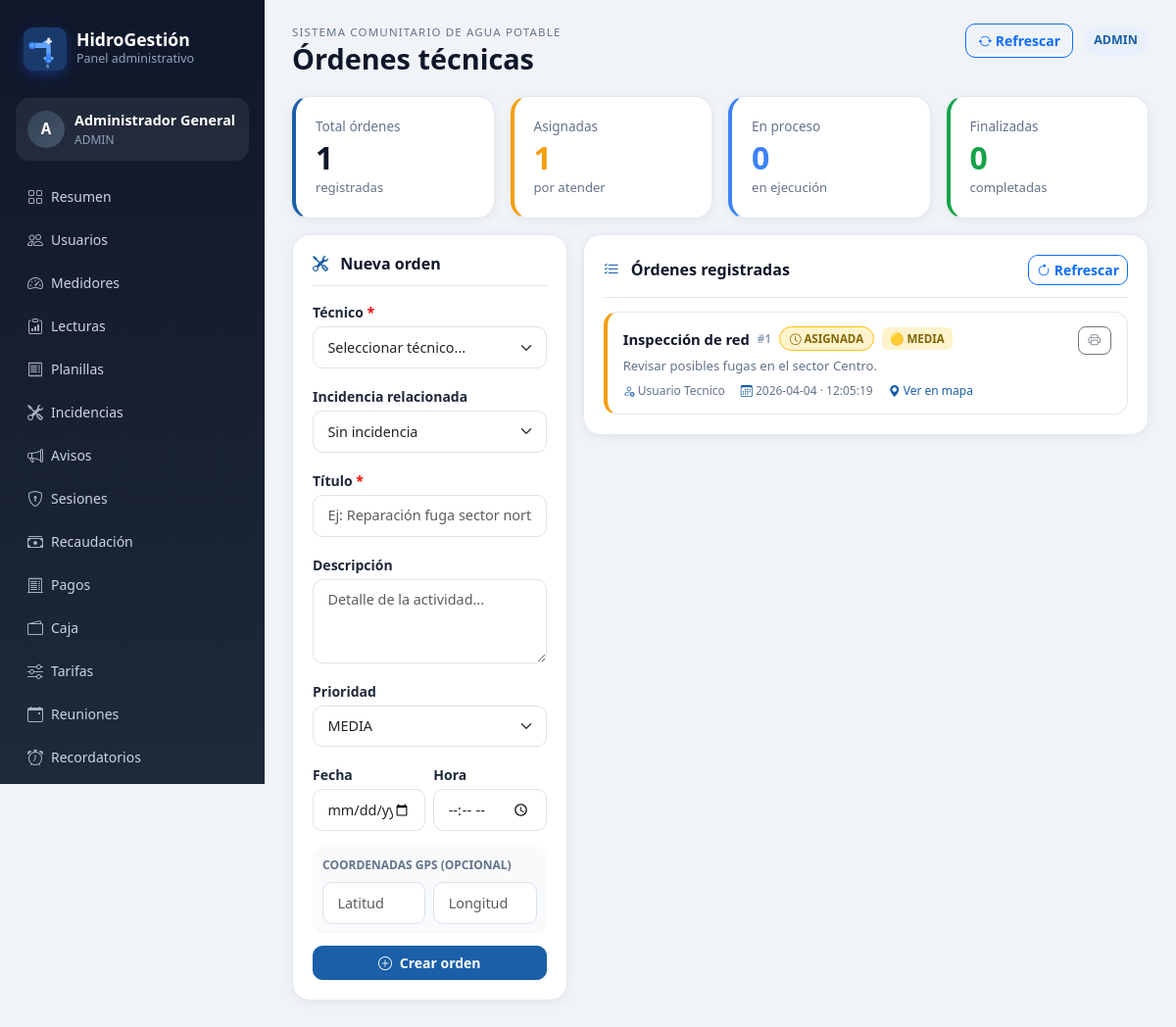
The page /dashboard/ordenes (signed in) on the database its author committed.
### app/models.py (models this page shows)
class TimestampMixin:
    creado_en = db.Column(db.DateTime, default=datetime.utcnow, nullable=False)
    actualizado_en = db.Column(db.DateTime, onupdate=datetime.utcnow)

class OrdenTrabajo(TimestampMixin, db.Model):
    __tablename__ = 'ordenes_trabajo'
    id = db.Column(db.Integer, primary_key=True)
    tecnico_id = db.Column(db.Integer, db.ForeignKey('usuarios.id'), nullable=False)
    creado_por = db.Column(db.Integer, db.ForeignKey('usuarios.id'), nullable=False)
    incidencia_id = db.Column(db.Integer, db.ForeignKey('incidencias.id'))
    titulo = db.Column(db.String(150), nullable=False)
    descripcion = db.Column(db.Text, nullable=False)
    estado = db.Column(db.String(20), default='ASIGNADA', nullable=False)
    prioridad = db.Column(db.String(20), default='MEDIA', nullable=False)
    fecha = db.Column(db.String(10), nullable=False)
    hora = db.Column(db.String(8), nullable=False)
    latitud = db.Column(db.Float)
    longitud = db.Column(db.Float)
    detalle_finalizacion = db.Column(db.Text)
    materiales_usados = db.Column(db.Text)
    fecha_finalizacion = db.Column(db.String(10))
    hora_finalizacion = db.Column(db.String(8))
    tecnico = db.relationship('Usuario', foreign_keys=[tecnico_id], backref='ordenes_asignadas')
    creador = db.relationship('Usuario', foreign_keys=[creado_por], backref='ordenes_creadas')
    incidencia = db.relationship('Incidencia', backref='ordenes_trabajo')

class Usuario(TimestampMixin, db.Model):
    __tablename__ = 'usuarios'
    id = db.Column(db.Integer, primary_key=True)
    rol_id = db.Column(db.Integer, db.ForeignKey('roles.id'), nullable=False)
    cedula = db.Column(db.String(20), unique=True)
    nombres = db.Column(db.String(120), nullable=False)
    apellidos = db.Column(db.String(120), nullable=False)
    telefono = db.Column(db.String(20))
    email = db.Column(db.String(120), unique=True)
    username = db.Column(db.String(80), unique=True)
    password_hash = db.Column(db.String(255), nullable=False)
    foto_perfil = db.Column(db.String(255))
    direccion_referencia = db.Column(db.String(255))
    estado = db.Column(db.String(20), default='ACTIVO', nullable=False)
    ultimo_login = db.Column(db.DateTime)
    rol = db.relationship('Rol', backref='usuarios')
    @property
    def nombre_completo(self) -> str:
        return f"{self.nombres} {self.apellidos}".strip()

### app/routes/dashboard.py (the view, shortened to what this page needs)
@dashboard_bp.route('/ordenes', methods=['GET', 'POST'])
@dashboard_required
def ordenes_view():
    return render_template('dashboard/ordenes.html', ordenes=OrdenTrabajo.query.order_by(OrdenTrabajo.id.desc()).all(), tecnicos=Usuario.query.join(Usuario.rol).filter_by(nombre='TECNICO').all(), incidencias=Incidencia.query.order_by(Incidencia.id.desc()).limit(50).all())

### app/routes/dashboard.py (called while the page is built)
def dashboard_required(view_func):
    from functools import wraps
    @wraps(view_func)
    def wrapper(*args, **kwargs):
        if not session.get('web_user_id'):
            return redirect(url_for('dashboard.login_page'))
        return view_func(*args, **kwargs)
    return wrapper

### app/templates/dashboard/ordenes.html (shortened to what this page needs)
{% extends 'dashboard/base.html' %}
{% block page_title %}Órdenes técnicas{% endblock %}
{% block content %}
{% set total = ordenes|length %}
{% set asignadas = ordenes|selectattr('estado','eq','ASIGNADA')|list|length %}
{% set en_proceso = ordenes|selectattr('estado','eq','EN_PROCESO')|list|length %}
{% set finalizadas = ordenes|selectattr('estado','eq','FINALIZADA')|list|length %}
<div class="row g-3 mb-3">
    <div class="col-md-3">
        <div class="metric-card" style="border-left:4px solid #1a5fa8;">
            <div class="metric-card__label">Total órdenes</div>
            <div class="metric-card__value">{{ total }}</div>
            <div class="metric-card__hint">registradas</div>
        </div>
    </div>
    <div class="col-md-3">
        <div class="metric-card" style="border-left:4px solid #f59e0b;">
            <div class="metric-card__label">Asignadas</div>
            <div class="metric-card__value" style="color:#f59e0b;">{{ asignadas }}</div>
            <div class="metric-card__hint">por atender</div>
        </div>
    </div>
    <div class="col-md-3">
        <div class="metric-card" style="border-left:4px solid #3b82f6;">
            <div class="metric-card__label">En proceso</div>
            <div class="metric-card__value" style="color:#3b82f6;">{{ en_proceso }}</div>
            <div class="metric-card__hint">en ejecución</div>
        </div>
    </div>
    <div class="col-md-3">
        <div class="metric-card" style="border-left:4px solid #16a34a;">
            <div class="metric-card__label">Finalizadas</div>
            <div class="metric-card__value" style="color:#16a34a;">{{ finalizadas }}</div>
            <div class="metric-card__hint">completadas</div>
        </div>
    </div>
</div>
<div class="row g-3">
    <div class="col-lg-4">
        <div class="panel-card">
            <div class="panel-card__header">
                <h3 class="panel-card__title">
                    <i class="bi bi-tools me-2" style="color:#1a5fa8;"></i>
                    Nueva orden
                </h3>
            </div>
            <form method="post">
                <div class="mb-3">
                    <label class="form-label">Técnico <span style="color:red">*</span></label>
                    <select class="form-select" name="tecnico_id" required>
                        <option value="">Seleccionar técnico...</option>
                    </select>
                </div>
                <div class="mb-3">
                    <label class="form-label">Incidencia relacionada</label>
                    <select class="form-select" name="incidencia_id">
                        <option value="">Sin incidencia</option>
                    </select>
                </div>
                <div class="mb-3">
                    <label class="form-label">Título <span style="color:red">*</span></label>
                    <input class="form-control" name="titulo" placeholder="Ej: Reparación fuga sector norte" required>
                </div>
                <div class="mb-3">
                    <label class="form-label">Descripción</label>
                    <textarea class="form-control" name="descripcion" rows="3"
                        placeholder="Detalle de la actividad..."></textarea>
                </div>
                <div class="mb-3">
                    <label class="form-label">Prioridad</label>
                    <select class="form-select" name="prioridad">
                        <option value="MEDIA">MEDIA</option>
                    </select>
                </div>
                <div class="row g-2 mb-3">
                    <div class="col-6">
                        <label class="form-label">Fecha</label>
                        <input class="form-control" type="date" name="fecha">
                    </div>
                    <div class="col-6">
                        <label class="form-label">Hora</label>
                        <input class="form-control" type="time" name="hora">
                    </div>
                </div>
                <div style="background:#f8fafc;border-radius:12px;padding:10px;margin-bottom:12px;">
                    <div style="font-size:.75rem;font-weight:700;color:#64748b;text-transform:uppercase;margin-bottom:8px;">
                        Coordenadas GPS (opcional)
                    </div>
                    <div class="row g-2">
                        <div class="col-6">
                            <input class="form-control form-control-sm" name="latitud" placeholder="Latitud">
                        </div>
                        <div class="col-6">
                            <input class="form-control form-control-sm" name="longitud" placeholder="Longitud">
                        </div>
                    </div>
                </div>
                <button class="btn btn-primary w-100" type="submit">
                    <i class="bi bi-plus-circle me-1"></i> Crear orden
                </button>
            </form>
        </div>
    </div>
    <div class="col-lg-8">
        <div class="panel-card">
            <div class="panel-card__header">
                <h3 class="panel-card__title">
                    <i class="bi bi-list-check me-2" style="color:#1a5fa8;"></i>
                    Órdenes registradas
                </h3>
                <a class="btn btn-sm btn-outline-primary" href="{{ url_for('dashboard.ordenes_view') }}">
                    <i class="bi bi-arrow-clockwise"></i> Refrescar
                </a>
            </div>
            {% if ordenes %}
            <div class="list-stack">
                {% for o in ordenes %}
                <div style="
                    border:1px solid #e2e8f0;
                    border-radius:14px;
                    padding:14px 16px;
                    border-left:4px solid
                    {% if o.estado == 'FINALIZADA' %}#16a34a
                    {% elif o.estado == 'EN_PROCESO' %}#3b82f6
                    {% elif o.estado == 'CANCELADA' %}#dc2626
                    {% else %}#f59e0b{% endif %};
                    transition:box-shadow .2s;
                " onmouseover="this.style.boxShadow='0 4px 16px rgba(0,0,0,.08)'"
                   onmouseout="this.style.boxShadow='none'">
                    <div style="display:flex;justify-content:space-between;align-items:flex-start;gap:10px;">
                        <div style="flex:1;">
                            <div style="display:flex;align-items:center;gap:8px;flex-wrap:wrap;margin-bottom:6px;">
                                <span style="font-weight:700;font-size:.92rem;color:#0f172a;">{{ o.titulo }}</span>
                                <span style="font-size:.72rem;color:#94a3b8;font-weight:600;">#{{ o.id }}</span>
                                {% if o.estado == 'ASIGNADA' %}
                                <span style="padding:3px 10px;border-radius:999px;font-size:.72rem;font-weight:700;background:#fff3cd;color:#856404;border:1px solid #ffc107;">
                                    <i class="bi bi-clock"></i> ASIGNADA
                                </span>
                                {% elif o.estado == 'EN_PROCESO' %}
                                <span style="padding:3px 10px;border-radius:999px;font-size:.72rem;font-weight:700;background:#cfe2ff;color:#084298;border:1px solid #0d6efd;">
                                    <i class="bi bi-gear"></i> EN PROCESO
                                </span>
                                {% elif o.estado == 'FINALIZADA' %}
                                <span style="padding:3px 10px;border-radius:999px;font-size:.72rem;font-weight:700;background:#d1e7dd;color:#0f5132;border:1px solid #198754;">
                                    <i class="bi bi-check-circle"></i> FINALIZADA
                                </span>
                                {% elif o.estado == 'CANCELADA' %}
                                <span style="padding:3px 10px;border-radius:999px;font-size:.72rem;font-weight:700;background:#fee2e2;color:#dc2626;border:1px solid #dc2626;">
                                    <i class="bi bi-x-circle"></i> CANCELADA
                                </span>
                                {% else %}
                                <span style="padding:3px 10px;border-radius:999px;font-size:.72rem;font-weight:600;background:#f1f5f9;color:#64748b;">
                                    {{ o.estado }}
                                </span>
                                {% endif %}
                                {% if o.prioridad == 'ALTA' %}
                                <span style="padding:3px 8px;border-radius:6px;font-size:.72rem;font-weight:700;background:#fee2e2;color:#dc2626;">
                                    🔴 ALTA
                                </span>
                                {% elif o.prioridad == 'MEDIA' %}
                                <span style="padding:3px 8px;border-radius:6px;font-size:.72rem;font-weight:600;background:#fff3cd;color:#856404;">
                                    🟡 MEDIA
                                </span>
                                {% endif %}
                            </div>
                            {% if o.descripcion %}
                            <div style="font-size:.82rem;color:#64748b;margin-bottom:6px;">
                                {{ o.descripcion[:100] ~ '...' if o.descripcion|length > 100 else o.descripcion }}
                            </div>
                            {% endif %}
                            <div style="display:flex;gap:16px;flex-wrap:wrap;">
                                <div style="font-size:.75rem;color:#64748b;">
                                    <i class="bi bi-person-gear" style="color:#1a5fa8;"></i>
                                    {{ o.tecnico.nombre_completo if o.tecnico else '-' }}
                                </div>
                                <div style="font-size:.75rem;color:#64748b;">
                                    <i class="bi bi-calendar3" style="color:#1a5fa8;"></i>
                                    {{ o.fecha or '-' }}
                                    {% if o.hora %}· {{ o.hora }}{% endif %}
                                </div>
                                {% if o.latitud and o.longitud %}
                                <a href="https://maps.google.com/?q={{ o.latitud }},{{ o.longitud }}"
                                   target="_blank"
                                   style="font-size:.75rem;color:#1a5fa8;text-decoration:none;">
                                    <i class="bi bi-geo-alt-fill"></i> Ver en mapa
                                </a>
                                {% endif %}
                            </div>
                        </div>
                        <a href="{{ url_for('dashboard.imprimir_orden_dashboard', orden_id=o.id) }}"
                           target="_blank"
                           class="btn btn-sm btn-outline-secondary"
                           style="border-radius:8px;font-size:.78rem;padding:4px 10px;flex-shrink:0;">
                            <i class="bi bi-printer"></i>
                        </a>
                    </div>
                </div>
                {% endfor %}
            </div>
            {% else %}
            <div class="empty-state">
                <i class="bi bi-tools" style="font-size:2rem;display:block;margin-bottom:8px;color:#cbd5e1;"></i>
                No hay órdenes registradas.
            </div>
            {% endif %}
        </div>
    </div>
</div>
{% endblock %}

### app/static/css/style.css (style rules this page uses)
:root { --bg: #f0f4f8; --card: #ffffff; --primary: #1a5fa8; --primary-light: #e8f0fb; --primary-dark: #0d3f72; --dark: #0f172a; --muted: #64748b; --border: #e2e8f0; --success: #16a34a; --warning: #f59e0b; --danger: #dc2626; --sidebar-width: 270px; }
* { box-sizing: border-box; }
body.app-body { background: var(--bg); color: #1e293b; font-family: 'Segoe UI', Tahoma, sans-serif; margin: 0; }
.panel-card { background: var(--card); border-radius: 18px; padding: 20px; box-shadow: 0 2px 12px rgba(15,23,42,.06); border: 1px solid var(--border); height: auto; margin-bottom: 16px; }
.metric-card { background: var(--card); border-radius: 18px; padding: 20px; box-shadow: 0 2px 12px rgba(15,23,42,.06); border: 1px solid var(--border); height: 100%; transition: transform .2s, box-shadow .2s; }
.panel-card__header { display: flex; justify-content: space-between; align-items: center; margin-bottom: 14px; padding-bottom: 12px; border-bottom: 1px solid var(--border); }
.panel-card__title { margin: 0; font-size: 1rem; font-weight: 700; color: #0f172a; }
.metric-card__label { color: var(--muted); font-size: .85rem; margin-bottom: 4px; }
.metric-card__value { font-size: 2rem; font-weight: 800; color: #0f172a; line-height: 1.1; }
.metric-card__hint { color: var(--muted); font-size: .82rem; margin-top: 4px; }
.list-stack { display: grid; gap: 8px; }
.form-control, .form-select { border-radius: 10px; padding: .6rem .9rem; border-color: #dbe2ea; font-size: .9rem; transition: border-color .2s, box-shadow .2s; }
.form-label { font-weight: 600; font-size: .875rem; margin-bottom: 4px; }
.btn { border-radius: 10px; font-weight: 600; font-size: .875rem; transition: all .2s; }
.btn-primary { background: var(--primary); border-color: var(--primary); }

### rows shown on the page
OrdenTrabajo: titulo "Inspección de red", id "1", estado "ASIGNADA" (drawn), prioridad "🟡 MEDIA", descripcion "Revisar posibles fugas en el sector Centro.", tecnico "Usuario Tecnico", fecha "2026-04-04", hora "12:05:19"

### other values the page prints
{{ (session.get('web_name', 'A')[:1]).upper() }} "A"
{{ session.get('web_name') }} "Administrador General"
{{ session.get('web_role') }} "ADMIN"
{{ total }} "1"
{{ asignadas }} "1"
{{ en_proceso }} "0"
{{ finalizadas }} "0"
